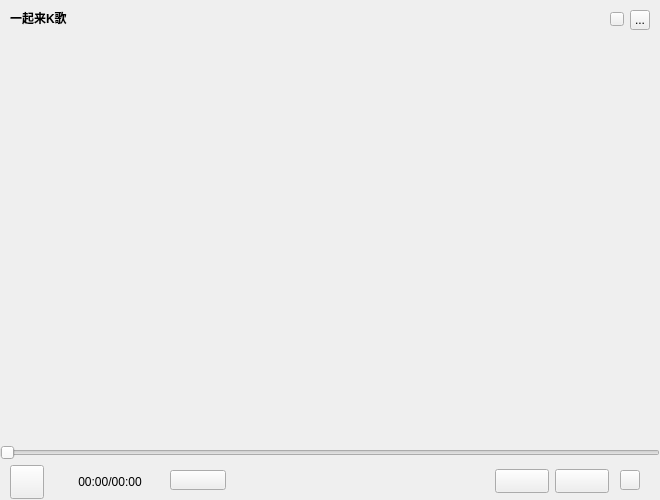
<?xml version="1.0" encoding="UTF-8"?>
<ui version="4.0">
 <class>MusicSoundKMicroWidget</class>
 <widget class="QWidget" name="MusicSoundKMicroWidget">
  <property name="geometry">
   <rect>
    <x>0</x>
    <y>0</y>
    <width>660</width>
    <height>500</height>
   </rect>
  </property>
  <property name="windowTitle">
   <string>选择扫描范围</string>
  </property>
  <widget class="QWidget" name="topWidget" native="true">
   <property name="geometry">
    <rect>
     <x>0</x>
     <y>0</y>
     <width>660</width>
     <height>35</height>
    </rect>
   </property>
   <widget class="QLabel" name="topTitleName">
    <property name="geometry">
     <rect>
      <x>10</x>
      <y>5</y>
      <width>220</width>
      <height>25</height>
     </rect>
    </property>
    <property name="styleSheet">
     <string notr="true">color:&quot;#FFFFFF&quot;;font-weight:bold</string>
    </property>
    <property name="text">
     <string>一起来K歌</string>
    </property>
   </widget>
   <widget class="QToolButton" name="topTitleCloseButton">
    <property name="geometry">
     <rect>
      <x>630</x>
      <y>10</y>
      <width>20</width>
      <height>20</height>
     </rect>
    </property>
    <property name="text">
     <string>...</string>
    </property>
   </widget>
   <widget class="QPushButton" name="winTipsButton">
    <property name="geometry">
     <rect>
      <x>610</x>
      <y>12</y>
      <width>14</width>
      <height>14</height>
     </rect>
    </property>
    <property name="text">
     <string/>
    </property>
   </widget>
  </widget>
  <widget class="QWidget" name="controlWidget" native="true">
   <property name="geometry">
    <rect>
     <x>0</x>
     <y>440</y>
     <width>660</width>
     <height>60</height>
    </rect>
   </property>
   <widget class="MusicMovingLabelSlider" name="timeSlider">
    <property name="geometry">
     <rect>
      <x>0</x>
      <y>5</y>
      <width>660</width>
      <height>15</height>
     </rect>
    </property>
    <property name="cursor">
     <cursorShape>PointingHandCursor</cursorShape>
    </property>
    <property name="orientation">
     <enum>Qt::Horizontal</enum>
    </property>
   </widget>
   <widget class="QPushButton" name="playButton">
    <property name="geometry">
     <rect>
      <x>10</x>
      <y>25</y>
      <width>34</width>
      <height>34</height>
     </rect>
    </property>
    <property name="cursor">
     <cursorShape>PointingHandCursor</cursorShape>
    </property>
   </widget>
   <widget class="QLabel" name="timeLabel">
    <property name="geometry">
     <rect>
      <x>70</x>
      <y>25</y>
      <width>80</width>
      <height>34</height>
     </rect>
    </property>
    <property name="text">
     <string>00:00/00:00</string>
    </property>
    <property name="alignment">
     <set>Qt::AlignCenter</set>
    </property>
   </widget>
   <widget class="QPushButton" name="stateButton">
    <property name="geometry">
     <rect>
      <x>170</x>
      <y>30</y>
      <width>56</width>
      <height>20</height>
     </rect>
    </property>
    <property name="cursor">
     <cursorShape>PointingHandCursor</cursorShape>
    </property>
   </widget>
   <widget class="MusicVolumePopWidget" name="volumeButton">
    <property name="geometry">
     <rect>
      <x>620</x>
      <y>30</y>
      <width>20</width>
      <height>20</height>
     </rect>
    </property>
    <property name="text">
     <string/>
    </property>
   </widget>
   <widget class="QToolButton" name="recordButton">
    <property name="geometry">
     <rect>
      <x>495</x>
      <y>29</y>
      <width>54</width>
      <height>24</height>
     </rect>
    </property>
    <property name="cursor">
     <cursorShape>PointingHandCursor</cursorShape>
    </property>
    <property name="text">
     <string/>
    </property>
   </widget>
   <widget class="MusicSoundKMicroSettingPopWidget" name="transferButton">
    <property name="geometry">
     <rect>
      <x>555</x>
      <y>29</y>
      <width>54</width>
      <height>24</height>
     </rect>
    </property>
    <property name="text">
     <string/>
    </property>
   </widget>
   <widget class="MusicGifLabelWidget" name="gifLabel">
    <property name="geometry">
     <rect>
      <x>455</x>
      <y>27</y>
      <width>30</width>
      <height>30</height>
     </rect>
    </property>
    <property name="text">
     <string/>
    </property>
   </widget>
  </widget>
  <widget class="QStackedWidget" name="stackedWidget">
   <property name="geometry">
    <rect>
     <x>0</x>
     <y>35</y>
     <width>660</width>
     <height>405</height>
    </rect>
   </property>
   <widget class="QWidget" name="videoPage"/>
   <widget class="MusicLayoutAnimation" name="musicPage"/>
  </widget>
  <widget class="MusicGifLabelWidget" name="loadingLabel">
   <property name="geometry">
    <rect>
     <x>301</x>
     <y>206</y>
     <width>58</width>
     <height>58</height>
    </rect>
   </property>
   <property name="text">
    <string/>
   </property>
  </widget>
 </widget>
 <customwidgets>
  <customwidget>
   <class>MusicLayoutAnimation</class>
   <extends>QWidget</extends>
   <header location="global">musiclayoutanimation.h</header>
   <container>1</container>
  </customwidget>
  <customwidget>
   <class>MusicMovingLabelSlider</class>
   <extends>QSlider</extends>
   <header>musicmovinglabelslider.h</header>
  </customwidget>
  <customwidget>
   <class>MusicVolumePopWidget</class>
   <extends>QToolButton</extends>
   <header>musicvolumepopwidget.h</header>
  </customwidget>
  <customwidget>
   <class>MusicGifLabelWidget</class>
   <extends>QLabel</extends>
   <header location="global">musicgiflabelwidget.h</header>
  </customwidget>
  <customwidget>
   <class>MusicSoundKMicroSettingPopWidget</class>
   <extends>QToolButton</extends>
   <header>musicsoundkmicrosettingpopwidget.h</header>
  </customwidget>
 </customwidgets>
 <resources/>
 <connections/>
</ui>
